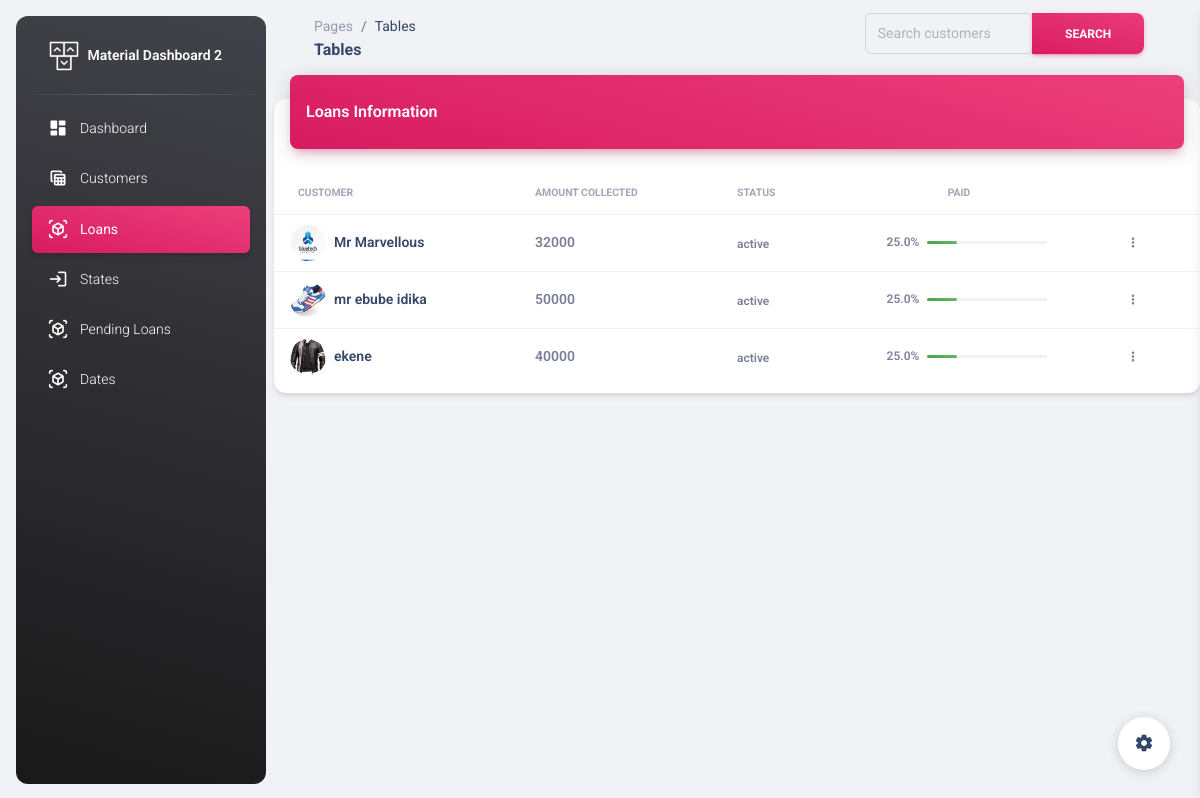
/administration/allloan/ (signed in), run on an earlier commit of the app's database.
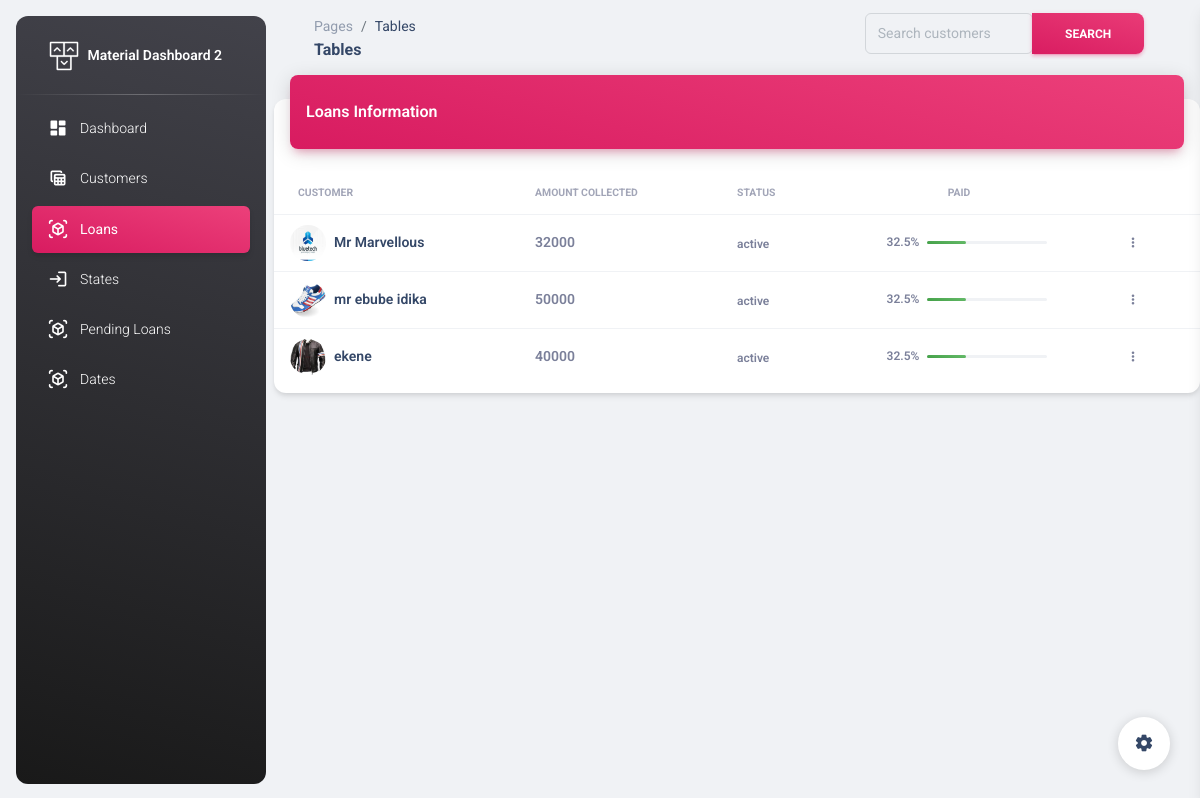
And on a later commit of the database.
### administration/models.py (models this page shows, shortened)
class Loan(models.Model):
    loanee=models.ForeignKey(Customers,on_delete=models.CASCADE)
    amount_collected=models.IntegerField()
    amount_paid=models.IntegerField()
    due_date=models.DateTimeField()
    status=models.CharField(max_length=100,choices=status_choices,default="active")
    due=models.BooleanField()
    expected_payment_days=models.IntegerField(default=25)

class Customers(models.Model):
    name=models.CharField(max_length=100)
    branch=models.ForeignKey(Branch,on_delete=models.PROTECT,null=True,default=None)
    gender=models.CharField(max_length=100, null=True)
    occupation=models.CharField(max_length=100, null=True)
    state=models.CharField(max_length=100, null=True)
    passport=models.ImageField()
    business_name=models.CharField(max_length=100)
    bussiness_address=models.CharField(max_length=100)
    age=models.IntegerField()
    phone_number=models.IntegerField(null=True)
    home_address=models.CharField(max_length=100)
    card_number=models.IntegerField()
    guarantors_name=models.CharField(max_length=100)
    guarantors_phone=models.IntegerField()
    guarantors_address=models.CharField(max_length=100)
    goccupation=models.CharField(max_length=100,null=True)
    gstate=models.CharField(max_length=100,null=True)
    def __str__(self):
        return self.name

### administration/decorator.py (the view, shortened to what this page needs)
        def wrapper(request, *args, **kwargs):
            if request.user.is_authenticated:
                if request.user.groups.filter(name__in=groups).exists():
                    return view_func(request, *args, **kwargs)
            else:
                return redirect('')

### administration/decorator.py (called while the page is built, shortened)
def group_required(groups=[]):
    def decorator(view_func):
        def wrapper(request, *args, **kwargs):
            if request.user.is_authenticated:
                if request.user.groups.filter(name__in=groups).exists():
                    return view_func(request, *args, **kwargs)
            else:
                return redirect('')
        return wrapper
    return decorator

### administration/views.py (called while the page is built)
@login_required
@group_required(["Admin"])
def asearch_customer_loans(request):
    if request.method == 'GET':
        ppaid=0
        query = request.GET.get('q')
        if query:
            loans = Loan.objects.filter(loanee__name__icontains=query)
        else:
            loans = Loan.objects.filter()
        for x in loans:
            if x:
                if x.amount_collected > 0:
                    ppaid=(x.amount_paid/x.amount_collected)*100
                else:
                    ppaid=0
            else:
                ppaid=0
        context = {
            'loans': loans,
            'query': query,
            'ppaid':ppaid
        }
        return render(request, 'administration/loansearch.html', context)

### administration/templates/administration/loansearch.html (shortened to what the changed rows need)
<!DOCTYPE html>
<html lang="en">
  {% load static %}
<head>
  <link href="{% static 'administration/assets/css/nucleo-icons.css'%}" rel="stylesheet" />
  <link href="{% static 'administration/assets/css/nucleo-svg.css'%}" rel="stylesheet" />
  <link id="pagestyle" href="{% static 'administration/assets/css/material-dashboard.css'%}" rel="stylesheet" />
</head>
<body class="g-sidenav-show  bg-gray-200">
  <main class="main-content position-relative max-height-vh-100 h-100 border-radius-lg ">
      <div class="row">
        <div class="col-12">
          <div class="card my-4">
            <div class="card-body px-0 pb-2">
              <div class="table-responsive p-0">
                <table class="table align-items-center justify-content-center mb-0">
                  <thead>
                    <tr>
                      <th class="text-uppercase text-secondary text-xxs font-weight-bolder opacity-7">Customer</th>
                      <th class="text-uppercase text-secondary text-xxs font-weight-bolder opacity-7 ps-2">Amount Collected</th>
                      <th class="text-uppercase text-secondary text-xxs font-weight-bolder opacity-7 ps-2">Status</th>
                      <th class="text-uppercase text-secondary text-xxs font-weight-bolder text-center opacity-7 ps-2">paid</th>
                      <th></th>
                    </tr>
                  </thead>
                  <tbody>
                    {% for loan in loans %}
                    <tr>
                      <td>
                        <div class="d-flex px-2">
                          <div>
                            <img src="{{loan.loanee.passport.url}}" class="avatar avatar-sm rounded-circle me-2" alt="xd">
                          </div>
                          <div class="my-auto">
                            <h6 class="mb-0 text-sm">{{loan.loanee}}</h6>
                          </div>
                        </div>
                      </td>
                      <td>
                        <p class="text-sm font-weight-bold mb-0">{{loan.amount_collected}}</p>
                      </td>
                      <td>
                        <span class="text-xs font-weight-bold">{{loan.status}}</span>
                      </td>
                      <td class="align-middle text-center">
                        <div class="d-flex align-items-center justify-content-center">
                          <span class="me-2 text-xs font-weight-bold">{{ppaid}}%</span>
                          <div>
                            <div class="progress">
                                <div class="progress-bar bg-gradient-success" style="width: {{ ppaid }}%;" role="progressbar" aria-valuenow="{{ppaid }}" aria-valuemin="0" aria-valuemax="100"></div>
                            </div>
                          </div>
                        </div>
                      </td>
                      <td class="align-middle">
                        <button class="btn btn-link text-secondary mb-0" aria-haspopup="true" aria-expanded="false">
                          <i class="fa fa-ellipsis-v text-xs"></i>
                        </button>
                      </td>
                    </tr>
                    {% endfor %}
                  </tbody>
                </table>
              </div>
            </div>
          </div>
        </div>
      </div>
  </main>
</body>
</html>

What changed in the data, as far as the page shows it:
changed Loan "Mr Marvellous": ppaid "25.0" → "32.5"; {{ ppaid }} 25.0 → 32.5 (drawn)
changed Loan "mr ebube idika": ppaid "25.0" → "32.5"; {{ ppaid }} 25.0 → 32.5 (drawn)
changed Loan "ekene": ppaid "25.0" → "32.5"; {{ ppaid }} 25.0 → 32.5 (drawn)
